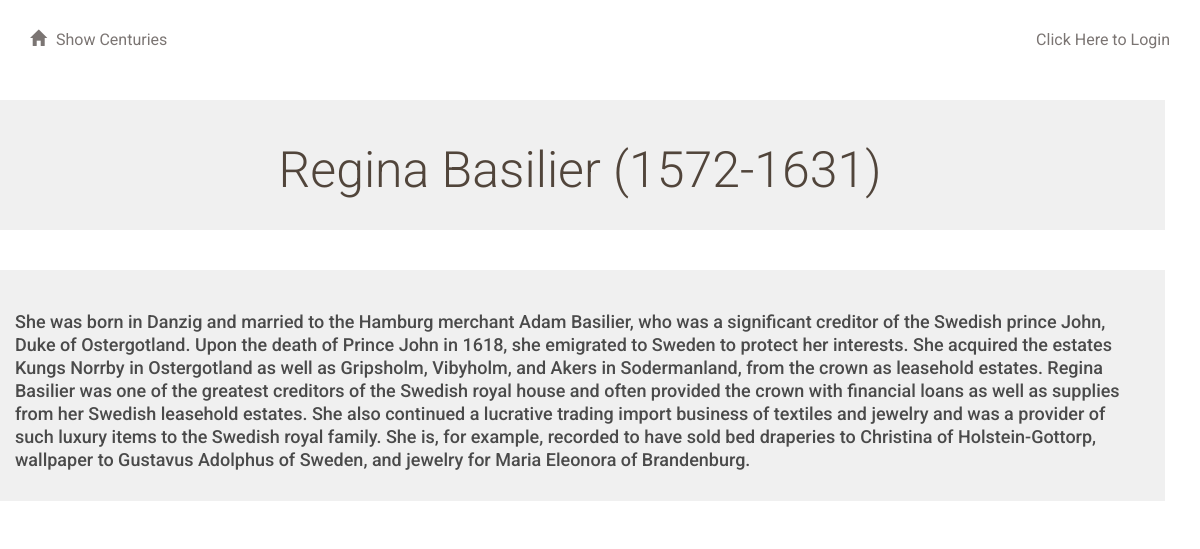
The page /century/1/list/1/information on the database its author committed.
### database_config.py (models this page shows, shortened)
class Entrepreneur(Base):
    __tablename__ = 'entrepreneur'
    name = Column(String(80), nullable=False)
    id = Column(Integer, primary_key=True)
    century_id = Column(Integer, ForeignKey('century.id'))
    information = Column(String)
    century = relationship(Century)
    user_id = Column(Integer, ForeignKey('user.id'))
    user = relationship(User)

### project.py (the view)
@app.route('/century/<int:century_id>/list/<int:list_id>/information')
def showInformation(century_id, list_id):
    entrepreneur = session.query(Entrepreneur).filter_by(id=list_id).one()
    century = session.query(Century).filter_by(id=century_id).one()
    entrepreneurs = session.query(Entrepreneur).filter_by(century_id=century_id).all()
    return render_template('information.html', century_id=century_id, list_id=list_id, entrepreneur=entrepreneur)

### templates/information.html
{% extends "main.html" %}
{% block content %}
{% include "header.html" %}
    <div class="row" align="center">
        <div class = "menu-item">
        <h1>{{ entrepreneur.name }}
        </h1>
        </div>
    </div>
    <div class="row">
        <div class="menu-item">
        <h3>{{entrepreneur.information}}</h3>
        </div>
    </div>
{% endblock %}

### static/styles.css (style rules this page uses)
* { font-family: "Helvetica Neue Bold", Roboto, Helvetica, Arial, sans-serif; font-weight: 700; }
h1 { font-family: "Helvetica Neue Light", Roboto, Helvetica, Arial, sans-serif; font-size: 50px; color: #51453B; line-height: 60px; font-weight: 300; }
h3 { font-size: 18px; color: #4A4A4A; line-height: 23px; }
.menu-item { background: #F0F0F0; padding: 20px; margin: 20px; margin-left: -20px; }

### rows shown on the page
Entrepreneur: name "Regina Basilier (1572-1631)", information "She was born in Danzig and married to the Hamburg merchant Adam Basilier, who was a significant creditor of the Swedish prince John, Duke of Ostergotland. Upon the death of Prince John in 1618, she emigrated to Sweden to protect her interests. She acquired the estates Kungs Norrby in Ostergotland as well as Gripsholm, Vibyholm, and Akers in Sodermanland, from the crown as leasehold estates. Regina Basilier was one of the greatest creditors of the Swedish royal house and often provided the crown with financial loans as well as supplies from her Swedish leasehold estates. She also continued a lucrative trading import business of textiles and jewelry and was a provider of such luxury items to…"
